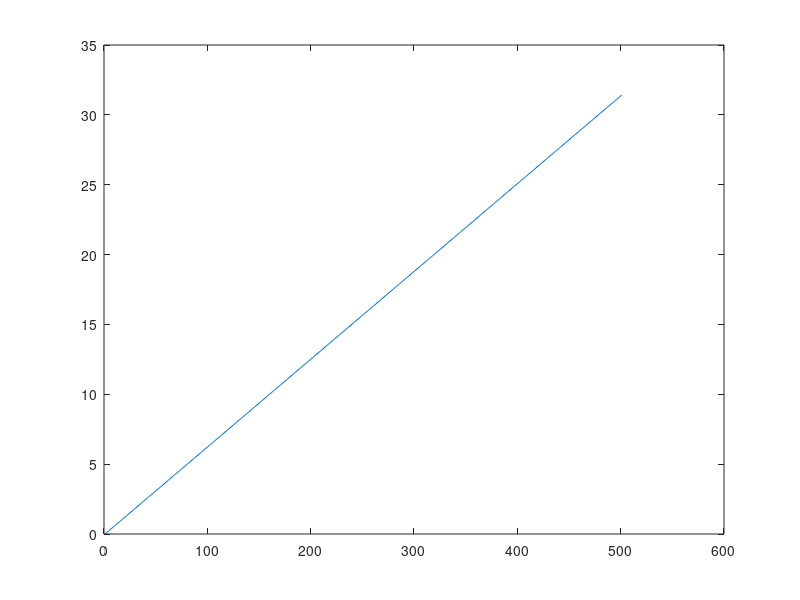

Here is the MATLAB script that generated this plot: (Note: this script raises an error after producing the figure.)
clear all;

clc;

clf;

t = 0:pi/50:10*pi;

plot(t)

[x,y] = input(2);

text(x(1),y(1));

text(x(2),y(2));

mesafe=uzaklik(x,y);

xorta = (x(1)+x(2))/2;

yorta = (y(1)+y(2))/2;

text(xorta,yorta,int2str(mesafe))
 mesafe=sqrt(((x(2)-x(1))^2)+((y(2)-y(1))^2));
 fprinf('%d',uzaklik);